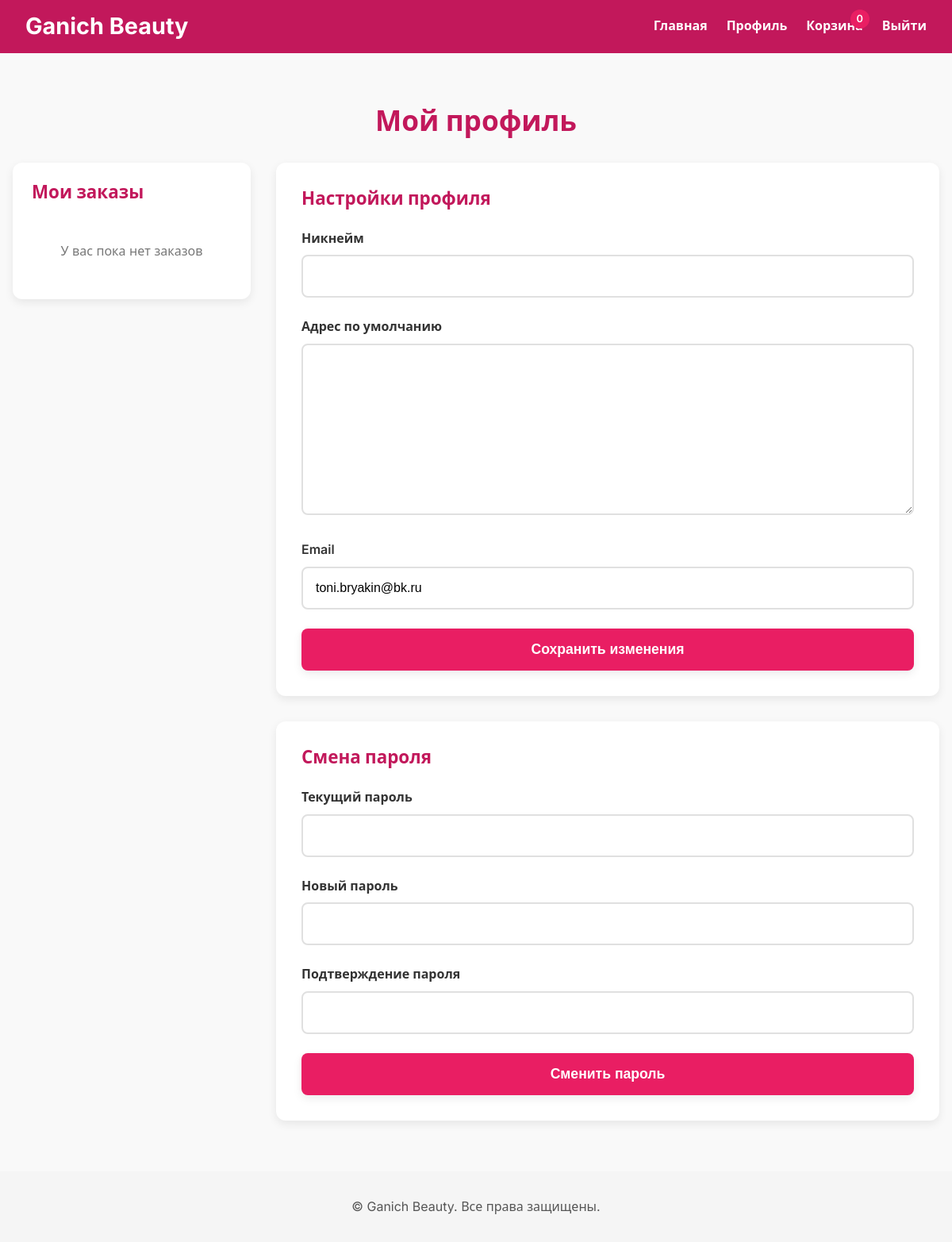
Before: /profile/ (signed in) with the older database file.
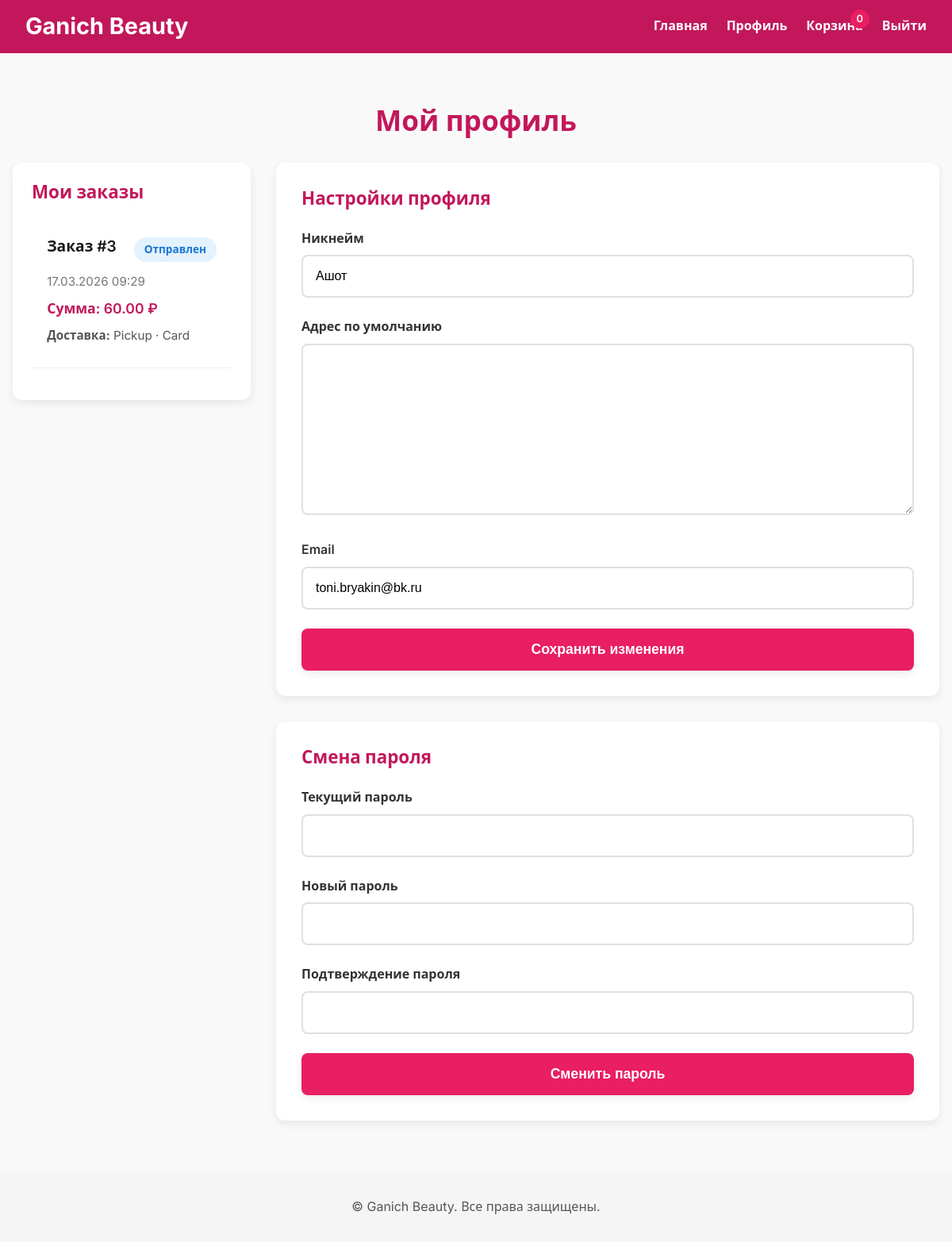
After: the same page with the newer database file.
### maingb/models.py (models this page shows, shortened)
class UserProfile(models.Model):
    user = models.OneToOneField(User, on_delete=models.CASCADE)
    nickname = models.CharField(max_length=100, blank=True)
    default_address = models.TextField(blank=True)

class Order(models.Model):
    STATUS_CHOICES = [
        ('pending', 'Ожидает обработки'),
        ('confirmed', 'Подтверждён'),
        ('shipped', 'Отправлен'),
        ('delivered', 'Доставлен'),
        ('cancelled', 'Отменён'),
    ]
    user = models.ForeignKey(User, on_delete=models.CASCADE, verbose_name="Пользователь")
    created_at = models.DateTimeField("Дата создания", auto_now_add=True)
    updated_at = models.DateTimeField("Дата обновления", auto_now=True)
    phone = models.CharField("Телефон", max_length=20)
    email = models.EmailField("Email")
    delivery_point = models.ForeignKey(
        DeliveryPoint,
        on_delete=models.SET_NULL,
        null=True,
        blank=True,
        verbose_name="Пункт доставки"
    )
    delivery_address = models.TextField("Адрес доставки", blank=True)
    delivery_type = models.CharField(
        "Тип доставки",
        max_length=20,
        choices=[('pickup', 'Самовывоз'), ('delivery', 'Доставка')],
        default='pickup'
    )
    status = models.CharField("Статус", max_length=20, choices=STATUS_CHOICES, default='pending')
    total_amount = models.DecimalField("Сумма заказа", max_digits=10, decimal_places=2, default=0)
    is_paid = models.BooleanField("Оплачен", default=False)
    payment_method = models.CharField(
        "Способ оплаты",
        max_length=20,
        choices=[('cash', 'Наличные'), ('card', 'Карта')],
        default='cash'
    )
    comment = models.TextField("Комментарий", blank=True)
    class Meta:
        verbose_name = "Заказ"
        verbose_name_plural = "Заказы"
        ordering = ['-created_at']

### maingb/views.py (the view)
# urls.py: path('profile/', views.profile_view, name='profile'),
@login_required
def profile_view(request):
    profile, created = UserProfile.objects.get_or_create(user=request.user)
    if request.method == 'POST':
        if 'save_profile' in request.POST:
            profile_form = ProfileForm(request.POST, instance=profile, user=request.user)
            if profile_form.is_valid():
                profile_form.save()
                messages.success(request, "Профиль обновлён.")
                return redirect('maingb:profile')
        elif 'change_password' in request.POST:
            password_form = PasswordChangeForm(user=request.user, data=request.POST)
            if password_form.is_valid():
                user = password_form.save()
                update_session_auth_hash(request, user)
                messages.success(request, "Пароль изменён.")
                return redirect('maingb:profile')
            else:
                messages.error(request, "Ошибка при смене пароля.")
    else:
        profile_form = ProfileForm(instance=profile, user=request.user)
        password_form = PasswordChangeForm(user=request.user)
    orders = Order.objects.filter(user=request.user).order_by('-created_at')
    context = {
        'profile': profile,
        'profile_form': profile_form,
        'password_form': password_form,
        'orders': orders,
        'cart_count': get_cart_count(request.user),
    }
    return render(request, 'profile.html', context)

### maingb/forms.py (shortened to what this page needs)
class ProfileForm(forms.ModelForm):
    email = forms.EmailField(
        required=False,
        label="Email",
        widget=forms.EmailInput(attrs={'class': 'form-control'})
    )
    class Meta:
        model = UserProfile
        fields = ('nickname', 'default_address')
    def __init__(self, *args, **kwargs):
        self.user = kwargs.pop('user', None)  # ← извлекаем user из kwargs
        super().__init__(*args, **kwargs)
        if self.user and self.user.email:
            self.fields['email'].initial = self.user.email

class PasswordChangeForm(BasePasswordChangeForm):
    def __init__(self, *args, **kwargs):
        super().__init__(*args, **kwargs)
        self.fields['old_password'].widget.attrs.update({'class': 'form-control'})
        self.fields['new_password1'].widget.attrs.update({'class': 'form-control'})
        self.fields['new_password2'].widget.attrs.update({'class': 'form-control'})

### maingb/views.py (called while the page is built)
def get_cart_count(user):
    if user.is_authenticated:
        total = CartItem.objects.filter(user=user).aggregate(total=Sum('quantity'))['total']
        return total or 0
    return 0

### maingb/templates/profile.html (shortened to what the changed rows need)
{% extends 'base.html' %}
{% load widget_tweaks static %}
{% block content %}
<div style="padding: 2rem 1rem; max-width: 1400px; margin: 0 auto;">
  <h1 style="text-align: center; margin-bottom: 2rem; color: var(--pink-dark); font-size: 2.2rem; font-weight: 700;">Мой профиль</h1>
  <div style="display: flex; gap: 2rem;">
    <div style="flex: 1; min-width: 300px;">
      <div style="background: var(--white); border-radius: 12px; box-shadow: var(--shadow); padding: 1.5rem;">
        <h2 style="font-size: 1.4rem; margin-bottom: 1.5rem; color: var(--pink-dark); font-weight: 700;">Мои заказы</h2>
        {% if orders %}
          {% for order in orders %}
            <div style="padding: 1.2rem; border-bottom: 1px solid #eee; margin-bottom: 1rem;">
              <div style="display: flex; justify-content: space-between; margin-bottom: 0.8rem;">
                <h3 style="font-size: 1.2rem; margin: 0; color: var(--black); font-weight: 600;">Заказ #{{ order.id }}</h3>
                <span style="padding: 0.3rem 0.8rem; border-radius: 20px; font-size: 0.85rem; font-weight: 600;
                  {% if order.status == 'pending' %}background: #fff8e1; color: #ff8f00;{% elif order.status == 'confirmed' %}background: #e8f5e9; color: #388e3c;{% elif order.status == 'shipped' %}background: #e3f2fd; color: #1976d2;{% elif order.status == 'delivered' %}background: #e8f5e9; color: #388e3c;{% elif order.status == 'cancelled' %}background: #ffebee; color: #c62828;{% endif %}">
                  {{ order.get_status_display }}
                </span>
              </div>
              <p style="margin: 0.5rem 0; color: #777; font-size: 0.95rem;">{{ order.created_at|date:"d.m.Y H:i" }}</p>
              <p style="margin: 0.5rem 0; font-weight: 600; color: var(--pink-dark); font-size: 1.1rem;">Сумма: {{ order.total_amount }} ₽</p>
              <p style="margin: 0.5rem 0; color: #555; font-size: 0.95rem;">
                <strong>Доставка:</strong> {{ order.delivery_type|capfirst }} · {{ order.payment_method|capfirst }}
              </p>
            </div>
          {% endfor %}
        {% else %}
          <p style="text-align: center; padding: 1.5rem; color: #777; font-size: 1rem;">У вас пока нет заказов</p>
        {% endif %}
      </div>
    </div>
    <div style="flex: 3; min-width: 300px;">
      <div style="background: var(--white); border-radius: 12px; box-shadow: var(--shadow); padding: 2rem; margin-bottom: 2rem;">
        <h2 style="font-size: 1.4rem; margin-bottom: 1.5rem; color: var(--pink-dark); font-weight: 700;">Настройки профиля</h2>
        <form method="POST" style="display: flex; flex-direction: column; gap: 1.5rem;">
          <div>
            <label for="id_nickname" style="display: block; margin-bottom: 0.5rem; font-weight: 600; color: #333; font-size: 1rem;">Никнейм</label>
            {{ profile_form.nickname|add_class:"form-control" }}
          </div>
          <div>
            <label for="id_default_address" style="display: block; margin-bottom: 0.5rem; font-weight: 600; color: #333; font-size: 1rem;">Адрес по умолчанию</label>
            {{ profile_form.default_address|add_class:"form-control" }}
          </div>
        </form>
      </div>
      <div style="background: var(--white); border-radius: 12px; box-shadow: var(--shadow); padding: 2rem;">
        <h2 style="font-size: 1.4rem; margin-bottom: 1.5rem; color: var(--pink-dark); font-weight: 700;">Смена пароля</h2>
      </div>
    </div>
  </div>
</div>
{% endblock %}

Changed rows visible on the page:
added Order: id "3", status "Отправлен", created_at "17.03.2026 09:29", total_amount "60.00", delivery_type "Pickup", payment_method "Card"
changed UserProfile: nickname (not shown) → "Ашот"
Other visible differences:
text no longer shown: "У вас пока нет заказов"
